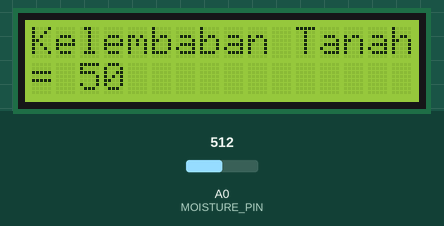
This sketch was run on a simulated ESP8266 (NodeMCU). Shown: 16×2 character LCD. The inputs (shaded band) are chosen by the test bench; at power-on: A0 (MOISTURE_PIN) = 512. WiFi joins after 1.5 s; servers stay silent unless stated.

Above: at 3.0 s.
3.1 s: A0 (MOISTURE_PIN) set to 716
At 4.5 s:
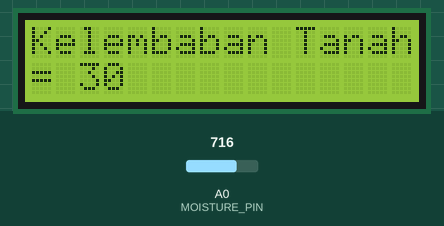
5.4 s: A0 (MOISTURE_PIN) set to 900
At 6.6 s:
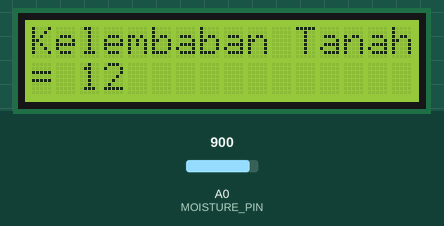
7.4 s: A0 (MOISTURE_PIN) set to 1023
At 8.6 s:
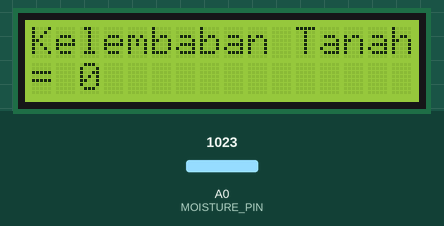
Timing chart, 0 to 10.4 s (numbered marks = the images above; inputs shaded):
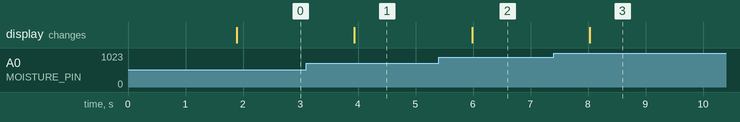

Measured:
- after the input at 3.1 s, the display: changes after 0.84 s (image 1)
- after the input at 5.4 s, the display: changes after 0.58 s (image 2)
- after the input at 7.4 s, the display: changes after 0.63 s (image 3)

The sketch:

S-ESP8266_dengan_sensor_Kelembaban_Tanah_dan_Blynk.ino
```cpp
#define BLYNK_PRINT Serial
#define BLYNK_TEMPLATE_ID "TMPL6kKsP-ekJ"
#define BLYNK_DEVICE_NAME "ESP8266test"

#include <Wire.h>
#include <LiquidCrystal_I2C.h>
#include <ESP8266WiFi.h>
#include <BlynkSimpleEsp8266.h>

char auth[] = "-cNC1o4v2D17wcpO3ntIcR-t6BqOuKDg";
char ssid[] = "piqstar";
char pass[] = "bismillah";

#define MOISTURE_PIN A0  // Pin ADC untuk sensor kelembapan tanah terhubung ke A0
LiquidCrystal_I2C lcd(0x27, 16, 2);  // Alamat I2C 0x27, 16 kolom, 2 baris

void setup() {
  Serial.begin(9600);
  Blynk.begin(auth, ssid, pass);

  Wire.begin();
  lcd.init();
  lcd.backlight();
}

void loop() {
  Blynk.run();
  int moistureValue = analogRead(MOISTURE_PIN);
  moistureValue = map(moistureValue, 0, 1023, 0, 100);
  moistureValue = (moistureValue - 100) * -1;

  lcd.clear();
  lcd.setCursor(0, 0);
  lcd.print("Kelembaban Tanah");
  lcd.setCursor(0, 1);
  lcd.print("= ");
  lcd.print(moistureValue);

  Blynk.virtualWrite(V7, moistureValue); // Kirim kelembapan tanah ke Widget V1 pada Blynk
  delay(1000); // Tunggu 1 detik sebelum membaca kembali
}
```

Tugas1.cpp
```cpp
#include <ESP8266WiFi.h>
#include <BlynkSimpleEsp8266.h>

char auth[] = "TOKEN_OTENTIKASI_ANDA";
char ssid[] = "NAMA_SSID_WIFI_ANDA";
char password[] = "KATA_SANDI_WIFI_ANDA";

void setup() {
  Serial.begin(115200);
  Blynk.begin(auth, ssid, password);
}

void loop() {
  Blynk.run();
}
```
